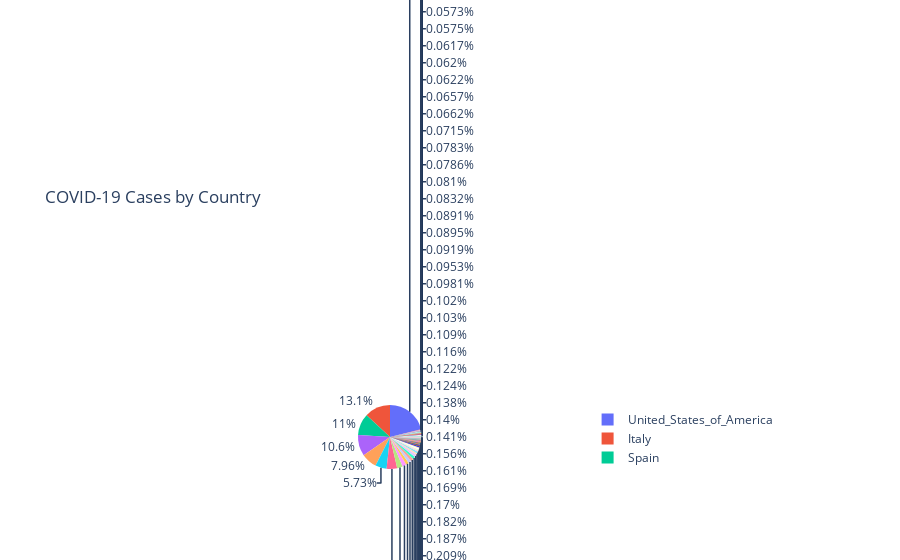

Notebook cell for this chart:
### Code cell
# Code influenced from:
    # https://plotly.com/python/pie-charts/
    # Colorscheme selected from: https://plotly.com/python/colorscales/
fig = px.pie(df, values='cases', names='countriesAndTerritories', title='COVID-19 Cases by Country')
fig.show()

### Figure 1 — Plotly figure (JSON) as saved in the notebook; plotly's stock layout.template omitted (floating-point values rounded to 4 significant figures; data arrays with more than 128 entries replaced by an {"elided": "..."} marker saying what was removed)
{"data": [{"domain": {"x": [0, 1], "y": [0, 1]}, "hoverlabel": {"namelength": 0}, "hovertemplate": "countriesAndTerritories=%{label}<br>cases=%{value}", "labels": {"elided": "7904 str values"}, "legendgroup": "", "name": "", "showlegend": true, "type": "pie", "values": {"elided": "7904 int values"}}], "layout": {"legend": {"tracegroupgap": 0}, "title": {"text": "COVID-19 Cases by Country"}}}
